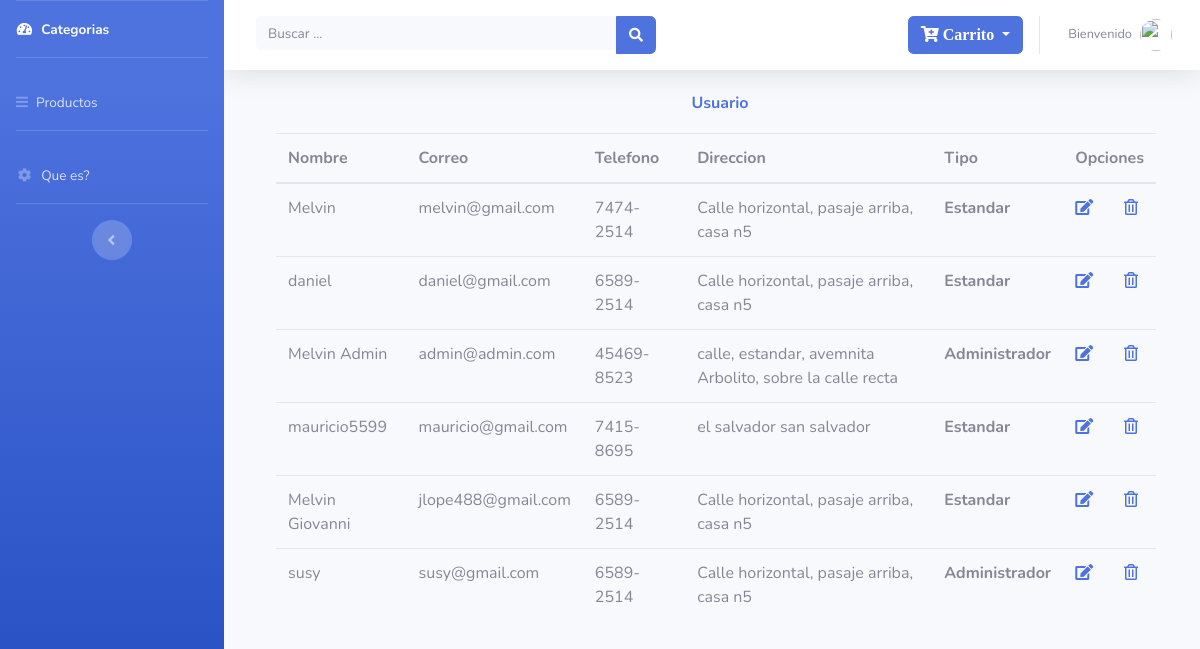
/index.php/producto/user, run on the app's committed database.
### tables this page shows
CREATE TABLE `usuarios` (
  `id` int(11) NOT NULL,
  `nombre` varchar(150) NOT NULL,
  `correo` varchar(150) NOT NULL,
  `pass` varchar(200) NOT NULL,
  `telefono` varchar(13) NOT NULL,
  `direccion` varchar(200) NOT NULL,
  `tipo` enum('Administrador','Estandar') DEFAULT 'Estandar',
  `estado` int(11) NOT NULL DEFAULT '1'
);

### application/controllers/Producto.php (called while the page is built, shortened)
 <?php
    class Producto extends CI_Controller{
        public function __construct(){
            $this->load->library( 'form_validation' );
          $this->load->model('usuario_model');
          $this->load->model('CategoriaModel');
        }
        public function user(){
            $this->load->model('usuario_model');
            $this->load->view('layout/menu');
            $this->load->view('usuario/usuarios', ['info' => $this->usuario_model->datos()]);
            $this->load->view('layout/footer');
        }
    }
?>

### index.php (called while the page is built, shortened)
<?php
require_once BASEPATH.'core/CodeIgniter.php';

### application/models/usuario_model.php (called while the page is built, shortened)
<?php
class usuario_model extends CI_Model{
    public function datos(){
        return $this->db->get('usuarios')->result();
    }
}

### application/views/usuario/usuarios.php (the view)
<div class="container-fluid">
                  <h6 class="m-0 font-weight-bold text-primary"><center>Usuario</center></h6>
                </div>
                <div class="card-body">
                  <div class="table-responsive">
            <table class="table" width="100%" cellspacing="0">
  <thead>
    <tr>
      <th scope="col">Nombre</th>
      <th scope="col">Correo</th>
      <th scope="col">Telefono</th>
      <th scope="col">Direccion</th>
      <th scope="col">Tipo</th>
      <th scope="col" colspan="2">Opciones</th>
    </tr>
  </thead>
  <tbody>
  <?php foreach ($info as $datos) { ?>
    <tr>
    <?php if ($datos->estado == 1) { ?>
      <td><?= $datos->nombre ?></td>
      <td><?= $datos->correo ?></td>
      <td><?= $datos->telefono ?></td>
      <td><?= $datos->direccion ?></td>
      <th scope="row"><?= $datos->tipo ?></th>
      <td><a href="<?= base_url('Producto/editar/'. $datos->id)?>"><i class="fas fa-edit"></a></td>
         <td><a href="<?= base_url('Producto/estado/'. $datos->id) ?>"><i class="far fa-trash-alt"></a></td>
  <?php  } ?>
     </tr>
<?php } ?>
</tbody>

### data on the page
usuarios: nombre "Melvin", correo "melvin@gmail.com", telefono "7474-2514", direccion "Calle horizontal, pasaje arriba, casa n5", tipo "Estandar"
usuarios: nombre "daniel", correo "daniel@gmail.com", telefono "6589-2514", direccion "Calle horizontal, pasaje arriba, casa n5", tipo "Estandar"
usuarios: nombre "Melvin Admin", correo "admin@admin.com", telefono "45469-8523", direccion "calle, estandar, avemnita Arbolito, sobre la calle recta", tipo "Administrador"
usuarios: nombre "mauricio5599", correo "mauricio@gmail.com", telefono "7415-8695", direccion "el salvador san salvador", tipo "Estandar"
usuarios: nombre "Melvin Giovanni", correo "jlope488@gmail.com", telefono "6589-2514", direccion "Calle horizontal, pasaje arriba, casa n5", tipo "Estandar"
usuarios: nombre "susy", correo "susy@gmail.com", telefono "6589-2514", direccion "Calle horizontal, pasaje arriba, casa n5", tipo "Administrador"

### other printed values
$this->session->user->nombre "Bienvenido"
